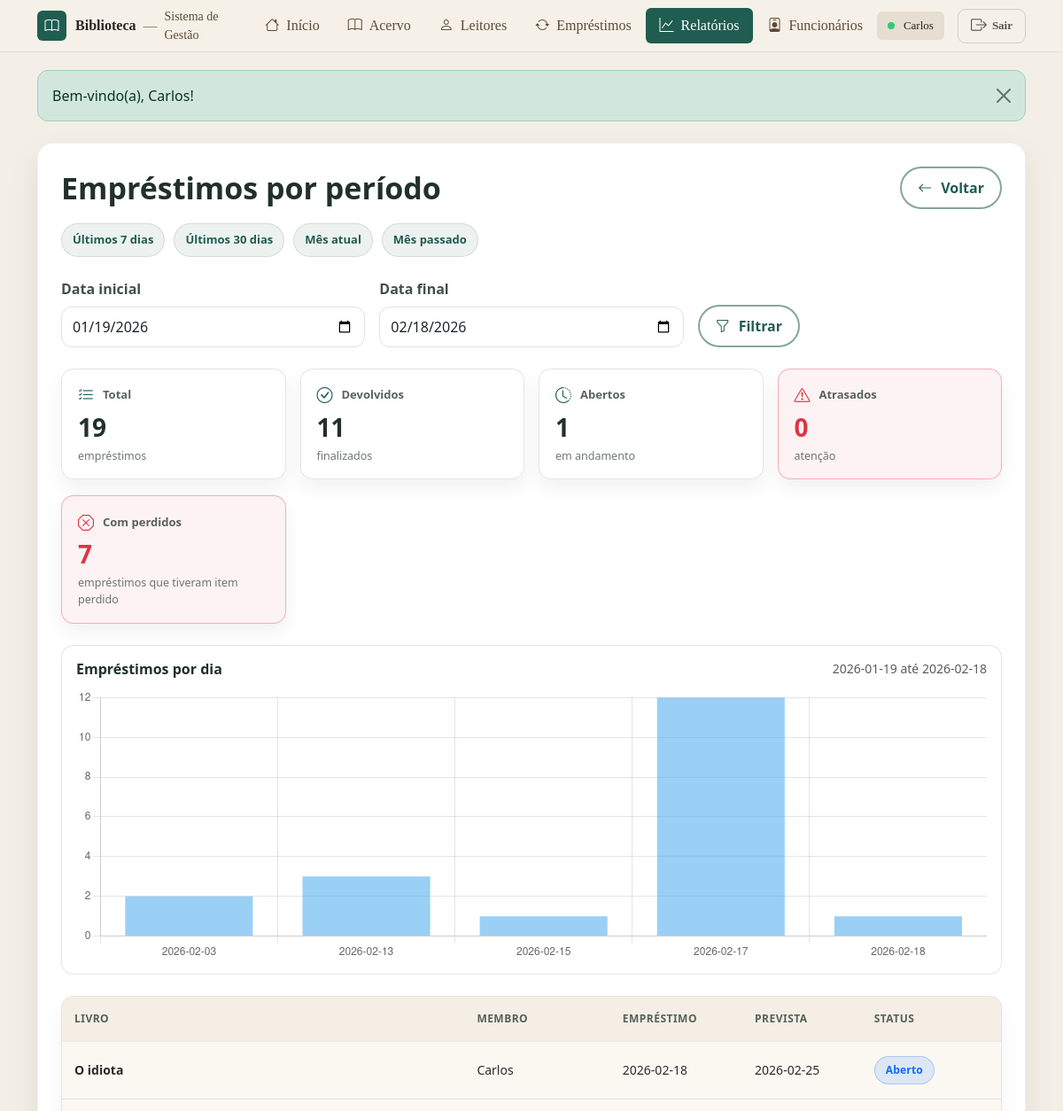
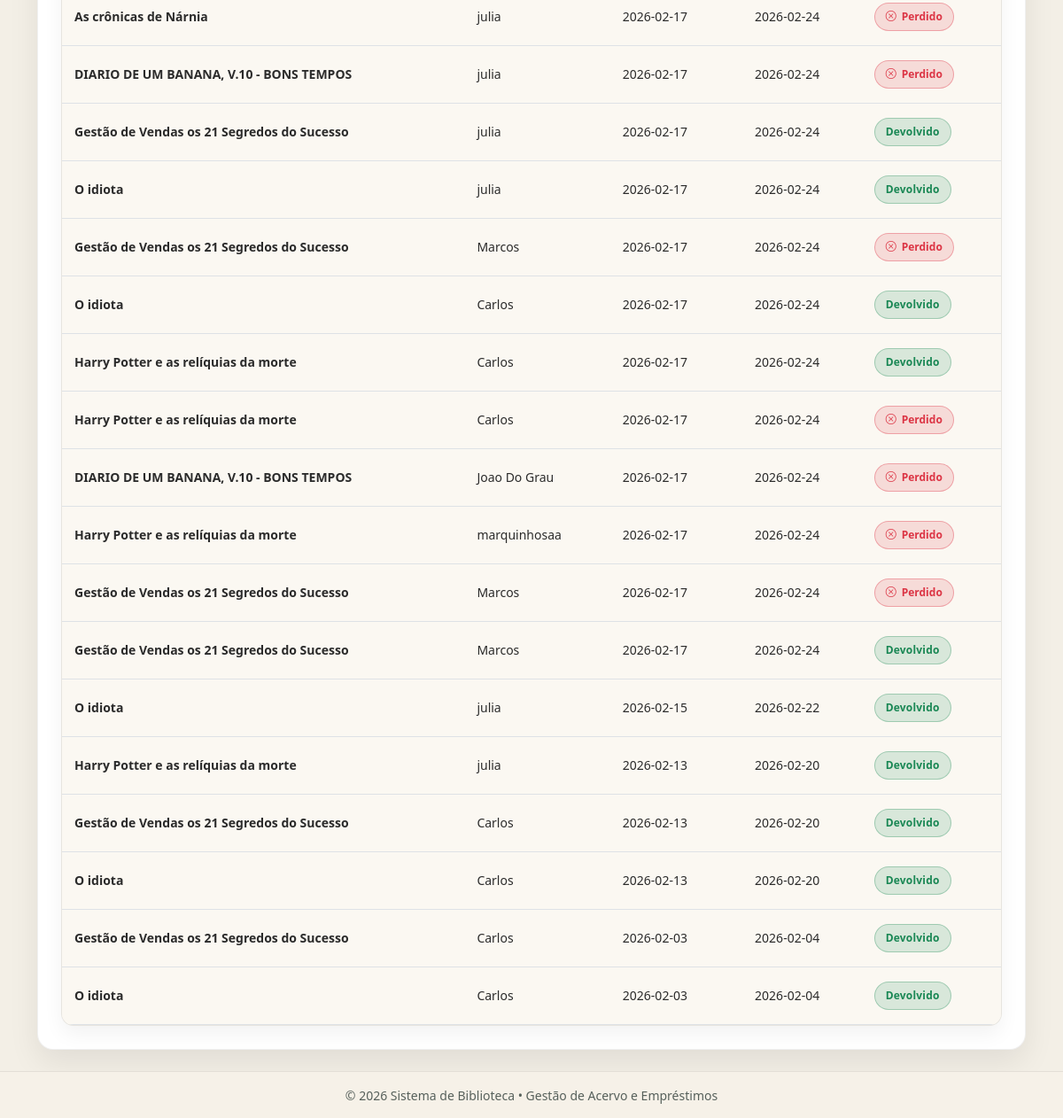
Page /relatorios/emprestimos_periodo.php (signed in) on the committed database (2 pictures, top to bottom).
### tables this page shows
CREATE TABLE `emprestimos` (
  `id` int(11) NOT NULL,
  `id_usuario` int(11) NOT NULL,
  `data_emprestimo` date DEFAULT curdate(),
  `data_prevista` date DEFAULT NULL,
  `cancelado` tinyint(1) NOT NULL DEFAULT 0,
  `cancelado_em` datetime DEFAULT NULL,
  `cancelado_motivo` varchar(255) DEFAULT NULL
);

CREATE TABLE `usuarios` (
  `id` int(11) NOT NULL,
  `nome` varchar(100) NOT NULL,
  `email` varchar(255) DEFAULT NULL,
  `telefone` varchar(20) DEFAULT NULL,
  `criado_em` timestamp NOT NULL DEFAULT current_timestamp(),
  `perfil` enum('admin','leitor') NOT NULL,
  `cpf` varchar(14) NOT NULL,
  `ativo` tinyint(1) NOT NULL DEFAULT 1
);

### relatorios/emprestimos_periodo.php (the view, shortened to what this page needs)
<?php
include("../conexao.php");
include("../includes/header.php");
$hoje = date('Y-m-d');
$inicio = $_GET['inicio'] ?? date('Y-m-d', strtotime('-30 days'));
$fim    = $_GET['fim'] ?? $hoje;
function h($s){ return htmlspecialchars($s ?? ''); }
$stmt = mysqli_prepare($conn, "
  SELECT
    COUNT(*) AS total,
    SUM(CASE WHEN t.abertos = 0 AND t.perdidos = 0 THEN 1 ELSE 0 END) AS devolvidos,
    SUM(CASE WHEN t.abertos > 0 THEN 1 ELSE 0 END) AS abertos,
    SUM(CASE WHEN t.abertos > 0 AND t.data_prevista IS NOT NULL AND t.data_prevista < CURDATE() THEN 1 ELSE 0 END) AS atrasados,
    SUM(CASE WHEN t.perdidos > 0 THEN 1 ELSE 0 END) AS com_perdidos
  FROM (
    SELECT
      e.id,
      e.data_prevista,
      SUM(CASE WHEN ei.devolvido = 0 AND ei.perdido = 0 THEN 1 ELSE 0 END) AS abertos,
      SUM(CASE WHEN ei.perdido = 1 THEN 1 ELSE 0 END) AS perdidos
    FROM emprestimos e
    JOIN emprestimo_itens ei ON ei.emprestimo_id = e.id
    WHERE e.cancelado = 0
      AND e.data_emprestimo BETWEEN ? AND ?
    GROUP BY e.id
  ) t
");
mysqli_stmt_bind_param($stmt, "ss", $inicio, $fim);
mysqli_stmt_execute($stmt);
$kpi = mysqli_fetch_assoc(mysqli_stmt_get_result($stmt)) ?: ['total'=>0,'devolvidos'=>0,'abertos'=>0,'atrasados'=>0,'com_perdidos'=>0];
$stmt = mysqli_prepare($conn, "
  SELECT e.data_emprestimo AS dia, COUNT(*) AS qtd
  FROM emprestimos e
  WHERE e.cancelado = 0
    AND e.data_emprestimo BETWEEN ? AND ?
  GROUP BY e.data_emprestimo
  ORDER BY e.data_emprestimo ASC
");
mysqli_stmt_bind_param($stmt, "ss", $inicio, $fim);
mysqli_stmt_execute($stmt);
$resGraf = mysqli_stmt_get_result($stmt);
$labels = [];
$values = [];
while ($row = mysqli_fetch_assoc($resGraf)) {
  $labels[] = $row['dia'];
  $values[] = (int)$row['qtd'];
}
$stmt = mysqli_prepare($conn, "
  SELECT
    e.id,
    u.nome AS usuario,
    e.data_emprestimo,
    e.data_prevista,
    COUNT(ei.id) AS qtd_itens,
    SUM(CASE WHEN ei.devolvido = 0 AND ei.perdido = 0 THEN 1 ELSE 0 END) AS abertos,
    SUM(CASE WHEN ei.perdido = 1 THEN 1 ELSE 0 END) AS perdidos,
    GROUP_CONCAT(DISTINCT l.titulo ORDER BY l.titulo SEPARATOR ' | ') AS livros_titulos
  FROM emprestimos e
  JOIN usuarios u ON u.id = e.id_usuario
  JOIN emprestimo_itens ei ON ei.emprestimo_id = e.id
  JOIN livros l ON l.id = ei.id_livro
  WHERE e.cancelado = 0
    AND e.data_emprestimo BETWEEN ? AND ?
  GROUP BY e.id
  ORDER BY e.data_emprestimo DESC
");
mysqli_stmt_bind_param($stmt, "ss", $inicio, $fim);
mysqli_stmt_execute($stmt);
$lista = mysqli_stmt_get_result($stmt);
$inicio7 = date('Y-m-d', strtotime('-7 days'));
$inicio30 = date('Y-m-d', strtotime('-30 days'));
$mesAtualIni = date('Y-m-01');
$mesAtualFim = $hoje;
$mesPassadoIni = date('Y-m-01', strtotime('first day of last month'));
$mesPassadoFim = date('Y-m-t', strtotime('last day of last month'));
?>
<div class="container my-4">
  <div class="page-card">
    <div class="page-card__head">
      <h2 class="page-card__title m-0">Empréstimos por período</h2>
      <a class="btn btn-pill" href="index.php"><i class="bi bi-arrow-left"></i> Voltar</a>
    </div>
    <div class="report-shortcuts">
      <a class="chip" href="?inicio=<?= $inicio7 ?>&fim=<?= $hoje ?>">Últimos 7 dias</a>
      <a class="chip" href="?inicio=<?= $inicio30 ?>&fim=<?= $hoje ?>">Últimos 30 dias</a>
      <a class="chip" href="?inicio=<?= $mesAtualIni ?>&fim=<?= $mesAtualFim ?>">Mês atual</a>
      <a class="chip" href="?inicio=<?= $mesPassadoIni ?>&fim=<?= $mesPassadoFim ?>">Mês passado</a>
    </div>
    <form class="row g-3 mt-1">
      <div class="col-md-4">
        <label class="form-label">Data inicial</label>
        <input type="date" name="inicio" class="form-control" value="<?= h($inicio) ?>" required>
      </div>
      <div class="col-md-4">
        <label class="form-label">Data final</label>
        <input type="date" name="fim" class="form-control" value="<?= h($fim) ?>" required>
      </div>
      <div class="col-md-4 align-self-end">
        <button class="btn btn-pill" type="submit"><i class="bi bi-funnel"></i> Filtrar</button>
      </div>
    </form>
    <div class="report-kpis mt-4">
      <div class="report-card">
        <div class="report-card__top"><i class="bi bi-list-check"></i><span>Total</span></div>
        <div class="report-card__num"><?= (int)$kpi['total'] ?></div>
        <div class="report-card__foot">empréstimos</div>
      </div>
      <div class="report-card">
        <div class="report-card__top"><i class="bi bi-check-circle"></i><span>Devolvidos</span></div>
        <div class="report-card__num"><?= (int)$kpi['devolvidos'] ?></div>
        <div class="report-card__foot">finalizados</div>
      </div>
      <div class="report-card">
        <div class="report-card__top"><i class="bi bi-clock-history"></i><span>Abertos</span></div>
        <div class="report-card__num"><?= (int)$kpi['abertos'] ?></div>
        <div class="report-card__foot">em andamento</div>
      </div>
      <div class="report-card report-card--danger">
        <div class="report-card__top"><i class="bi bi-exclamation-triangle"></i><span>Atrasados</span></div>
        <div class="report-card__num"><?= (int)$kpi['atrasados'] ?></div>
        <div class="report-card__foot">atenção</div>
      </div>
    </div>
    <div class="report-kpis mt-3">
      <div class="report-card report-card--danger">
        <div class="report-card__top"><i class="bi bi-x-octagon"></i><span>Com perdidos</span></div>
        <div class="report-card__num"><?= (int)$kpi['com_perdidos'] ?></div>
        <div class="report-card__foot">empréstimos que tiveram item perdido</div>
      </div>
    </div>
    <div class="report-chart mt-4">
      <div class="report-chart__head">
        <strong>Empréstimos por dia</strong>
        <span class="text-muted small"><?= h($inicio) ?> até <?= h($fim) ?></span>
      </div>
      <canvas id="chartEmprestimos" height="90"></canvas>
    </div>
    <div class="mt-4 table-base-wrap">
      <div class="table-responsive">
        <table class="table table-base align-middle mb-0">
          <thead>
            <tr>
              <th>Livro</th>
              <th>Membro</th>
              <th>Empréstimo</th>
              <th>Prevista</th>
              <th>Status</th>
            </tr>
          </thead>
          <tbody>
            <?php
              $hoje2 = date('Y-m-d');
              while ($r = mysqli_fetch_assoc($lista)) {
                $abertos = (int)$r['abertos'];
                $perdidos = (int)$r['perdidos'];
                $qtd = (int)$r['qtd_itens'];
                $prev = $r['data_prevista'] ?? null;
                $devolvido = ($abertos === 0 && $perdidos === 0);
                $atrasado = (!$devolvido && $abertos > 0 && !empty($prev) && $prev < $hoje2);
                $temPerdido = ($perdidos > 0);
                $livroTxt = ($qtd > 1) ? ($qtd . " livros") : ($r['livros_titulos'] ?? '—');
            ?>
              <tr>
                <td class="fw-semibold"><?= h($livroTxt) ?></td>
                <td><?= h($r['usuario']) ?></td>
                <td><?= h($r['data_emprestimo']) ?></td>
                <td><?= h($r['data_prevista'] ?? '-') ?></td>
                <td>
                  <?php if ($temPerdido) { ?>
                    <span class="badge-soft-no"><i class="bi bi-x-circle"></i> Perdido</span>
                  <?php } elseif ($devolvido) { ?>
                    <span class="badge-status badge-done">Devolvido</span>
                  <?php } elseif ($atrasado) { ?>
                    <span class="badge-status badge-late">Atrasado</span>
                  <?php } else { ?>
                    <span class="badge-status badge-open">Aberto</span>
                  <?php } ?>
                </td>
              </tr>
            <?php } ?>
          </tbody>
        </table>
      </div>
    </div>
  </div>
</div>
<script>
  const labels = <?= json_encode($labels) ?>;
  const values = <?= json_encode($values) ?>;
  new Chart(document.getElementById('chartEmprestimos'), {
    type: 'bar',
    data: { labels, datasets: [{ label: 'Empréstimos', data: values }] },
    options: { responsive: true, plugins: { legend: { display: false } }, scales: { y: { beginAtZero: true } } }
  });
</script>
<?php include("../includes/footer.php"); ?>

### assets/css/base.css (style rules this page uses)
:root { --green: #1f5d50; --green-2: #17463d; --beige: #f3efe6; --gold: #c58a2a; --text: #22302c; --muted: #6c7a74; --shadow: 0 16px 34px rgba(0,0,0,.10); }
* { box-sizing: border-box; }
body.app-body { background: var(--beige); color: var(--text); min-height: 100vh; display: flex; flex-direction: column; }

### assets/css/header.css (style rules this page uses)
:root { --green: #1f5d50; --gold: #d4af37; --muted: #6c757d; }

### assets/css/layout.css (style rules this page uses)
.page-card { background: #fff; border: 1px solid rgba(0,0,0,.06); border-radius: 18px; box-shadow: 0 14px 34px rgba(0,0,0,.08); padding: 26px; }
.page-card__head { display:flex; justify-content:space-between; align-items:center; gap: 16px; margin-bottom: 16px; flex-wrap: wrap; }
.page-card__title { margin: 0; font-size: 34px; font-weight: 800; color: var(--text); }

### assets/css/components.css (style rules this page uses)
.btn-pill { display: inline-flex; align-items: center; gap: 10px; padding: 10px 18px; border-radius: 999px; background: #fff; color: var(--green); border: 2px solid #1f5d508c; font-weight: 800; text-decoration: none; }
.badge-status { display:inline-flex; align-items:center; gap: 6px; padding: 6px 12px; border-radius: 999px; font-size: 12px; font-weight: 800; letter-spacing: .2px; }
.badge-open { background: rgba(13,110,253,.12); border: 1px solid rgba(13,110,253,.25); color: #0d6efd; }
.badge-done { background: rgba(25,135,84,.15); border: 1px solid rgba(25,135,84,.3); color: #198754; }
.badge-soft-no { background: rgba(220,53,69,.15) !important; border: 1px solid rgba(220,53,69,.35) !important; color: #dc3545 !important; font-weight: 800; border-radius: 999px; padding: 6px 12px; font-size: 12px; display: inline-flex; align-items: center; gap: 6px; }

### assets/css/tables.css (style rules this page uses)
.table-base-wrap { background: #fbf8f2; border: 1px solid rgba(0,0,0,.08); border-radius: 14px; overflow: hidden; box-shadow: 0 10px 22px rgba(0,0,0,.05); }
.table.table-base thead th { background: #f4eee4 !important; color: rgba(34,48,44,.75) !important; font-weight: 800; font-size: 12px; letter-spacing: .04em; text-transform: uppercase; padding: 16px 14px; border-bottom: 1px solid rgba(0,0,0,.06) !important; white-space: nowrap; }
.table.table-base tbody td { padding: 16px 14px; font-size: 14px; color: #2b2b2b; border-top: 1px solid rgba(0,0,0,.06) !important; vertical-align: middle; background: #fbf8f2 !important; }

### assets/css/forms.css (style rules this page uses)
.form-control, .form-select { border-radius: 12px; padding: 10px 12px; }
.form-label { font-weight: 700; color: rgba(34,48,44,.85); }

### assets/css/reports.css (style rules this page uses)
.report-kpis { display:grid; grid-template-columns: repeat(4, 1fr); gap: 16px; margin-bottom: 18px; }
.report-card { background: rgba(255,255,255,.55); border: 1px solid rgba(0,0,0,.10); border-radius: 14px; padding: 16px 18px; box-shadow: 0 10px 22px rgba(0,0,0,.06); }
.report-card__top { display:flex; align-items:center; gap: 10px; color: rgba(34,48,44,.75); font-weight: 700; font-size: 13px; }
.report-card__top i { color: var(--green); font-size: 18px; }
.report-card__num { font-weight: 900; font-size: 28px; margin-top: 8px; color: var(--text); line-height: 1; }
.report-card__foot { margin-top: 10px; font-size: 12.5px; color: rgba(34,48,44,.65); }
.report-card--danger { border-color: rgba(220,53,69,.35); background: rgba(220,53,69,.06); }
.report-card--danger .report-card__top i, .report-card--danger .report-card__num { color: #dc3545; }
.report-shortcuts { display:flex; flex-wrap: wrap; gap: 10px; margin-bottom: 8px; }
.chip { display:inline-flex; align-items:center; padding: 8px 12px; border-radius: 999px; background: rgba(31,93,80,.08); border: 1px solid rgba(31,93,80,.15); color: var(--green); text-decoration: none; font-weight: 700; font-size: 13px; }
.report-chart { background: rgba(255,255,255,.55); border: 1px solid rgba(0,0,0,.10); border-radius: 14px; padding: 14px 16px; }
.report-chart__head { display:flex; align-items:center; justify-content:space-between; margin-bottom: 10px; }

### rows in the picture
emprestimos: livroTxt "O idiota", id_usuario.nome "Carlos", data_emprestimo "2026-02-18", data_prevista "2026-02-25", shows "Aberto"
emprestimos: livroTxt "As crônicas de Nárnia", id_usuario.nome "julia", data_emprestimo "2026-02-17", data_prevista "2026-02-24", shows "Perdido"
emprestimos: livroTxt "DIARIO DE UM BANANA, V.10 - BONS TEMPOS", id_usuario.nome "julia", data_emprestimo "2026-02-17", data_prevista "2026-02-24", shows "Perdido"
emprestimos: livroTxt "Gestão de Vendas os 21 Segredos do Sucesso", id_usuario.nome "julia", data_emprestimo "2026-02-17", data_prevista "2026-02-24", shows "Devolvido"
emprestimos: livroTxt "O idiota", id_usuario.nome "julia", data_emprestimo "2026-02-17", data_prevista "2026-02-24", shows "Devolvido"
emprestimos: livroTxt "Gestão de Vendas os 21 Segredos do Sucesso", id_usuario.nome "Marcos", data_emprestimo "2026-02-17", data_prevista "2026-02-24", shows "Perdido"
emprestimos: livroTxt "O idiota", id_usuario.nome "Carlos", data_emprestimo "2026-02-17", data_prevista "2026-02-24", shows "Devolvido"
emprestimos: livroTxt "Harry Potter e as relíquias da morte", id_usuario.nome "Carlos", data_emprestimo "2026-02-17", data_prevista "2026-02-24", shows "Devolvido"
emprestimos: livroTxt "Harry Potter e as relíquias da morte", id_usuario.nome "Carlos", data_emprestimo "2026-02-17", data_prevista "2026-02-24", shows "Perdido"
emprestimos: livroTxt "DIARIO DE UM BANANA, V.10 - BONS TEMPOS", id_usuario.nome "Joao Do Grau", data_emprestimo "2026-02-17", data_prevista "2026-02-24", shows "Perdido"
emprestimos: livroTxt "Harry Potter e as relíquias da morte", id_usuario.nome "marquinhosaa", data_emprestimo "2026-02-17", data_prevista "2026-02-24", shows "Perdido"
emprestimos: livroTxt "Gestão de Vendas os 21 Segredos do Sucesso", id_usuario.nome "Marcos", data_emprestimo "2026-02-17", data_prevista "2026-02-24", shows "Perdido"
emprestimos: livroTxt "Gestão de Vendas os 21 Segredos do Sucesso", id_usuario.nome "Marcos", data_emprestimo "2026-02-17", data_prevista "2026-02-24", shows "Devolvido"
emprestimos: livroTxt "O idiota", id_usuario.nome "julia", data_emprestimo "2026-02-15", data_prevista "2026-02-22", shows "Devolvido"
emprestimos: livroTxt "Harry Potter e as relíquias da morte", id_usuario.nome "julia", data_emprestimo "2026-02-13", data_prevista "2026-02-20", shows "Devolvido"
emprestimos: livroTxt "Gestão de Vendas os 21 Segredos do Sucesso", id_usuario.nome "Carlos", data_emprestimo "2026-02-13", data_prevista "2026-02-20", shows "Devolvido"
emprestimos: livroTxt "O idiota", id_usuario.nome "Carlos", data_emprestimo "2026-02-13", data_prevista "2026-02-20", shows "Devolvido"
emprestimos: livroTxt "Gestão de Vendas os 21 Segredos do Sucesso", id_usuario.nome "Carlos", data_emprestimo "2026-02-03", data_prevista "2026-02-04", shows "Devolvido"
emprestimos: livroTxt "O idiota", id_usuario.nome "Carlos", data_emprestimo "2026-02-03", data_prevista "2026-02-04", shows "Devolvido"

### other values in the picture
$_SESSION['auth']['nome'] "Carlos"
$msg "Bem-vindo(a), Carlos!"
$kpi['total'] "19"
$kpi['devolvidos'] "11"
$kpi['abertos'] "1"
$kpi['atrasados'] "0"
$kpi['com_perdidos'] "7"
chart data {{ json_encode($labels) }} ["2026-02-03","2026-02-13","2026-02-15","2026-02-17","2026-02-18"]
chart data {{ json_encode($values) }} [2,3,1,12,1]
